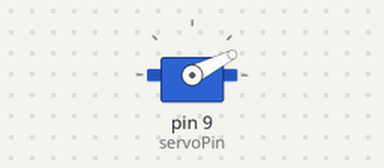
Simulated run of this sketch. Board: Arduino Uno, built with avr-gcc and run on an emulated ATmega328P. Parts: servo. What the sketch prints to the serial monitor is not drawn.

Above: at 0.05 s.
At 0.2 s:
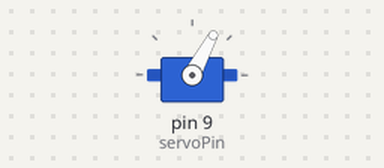
At 0.4 s:
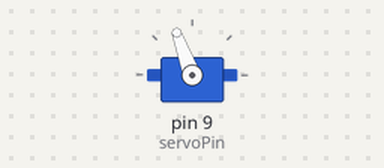
At 0.8 s:
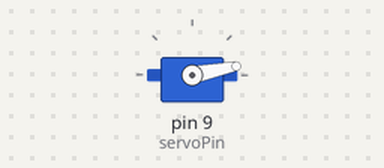
Timing chart, 0 to 3.0 s (numbered marks = the images above):
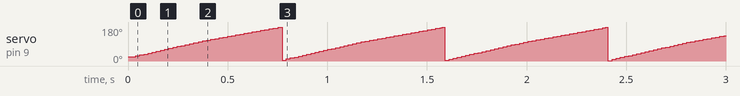

Measured:
- by itself, servo on pin 9 (servoPin): ramps from 0° to 179° and jumps back, once every 0.82 s

The sketch:

05_servo.ino
```cpp
#include <Servo.h>
Servo myServo;

int servoPin = 9;
bool grow = true;

void setup() {
  // put your setup code here, to run once:
  myServo.attach(servoPin);
  Serial.begin(9600);
}

void loop() {
  // put your main code here, to run repeatedly:


    for(int i = 0; i <180; i++){
      Serial.println(i);
      myServo.write(i);
    }


//    for(int i = 0; i < 180;){
//      Serial.println(i);
//      myServo.write(i);
//      delay(10);
//      if (grow) {
//        i++;
//      }
//      if (i == 180) {
//        grow = false;
//      }
//    }
//
//
//    for(int i = 180; i > 0;){
//      Serial.println(i);
//      myServo.write(i);
//      delay(10);
//      if (!grow) {
//        i--;
//      }
//      if (i == 0) {
//        grow = true;
//      }
//    }


}
```
